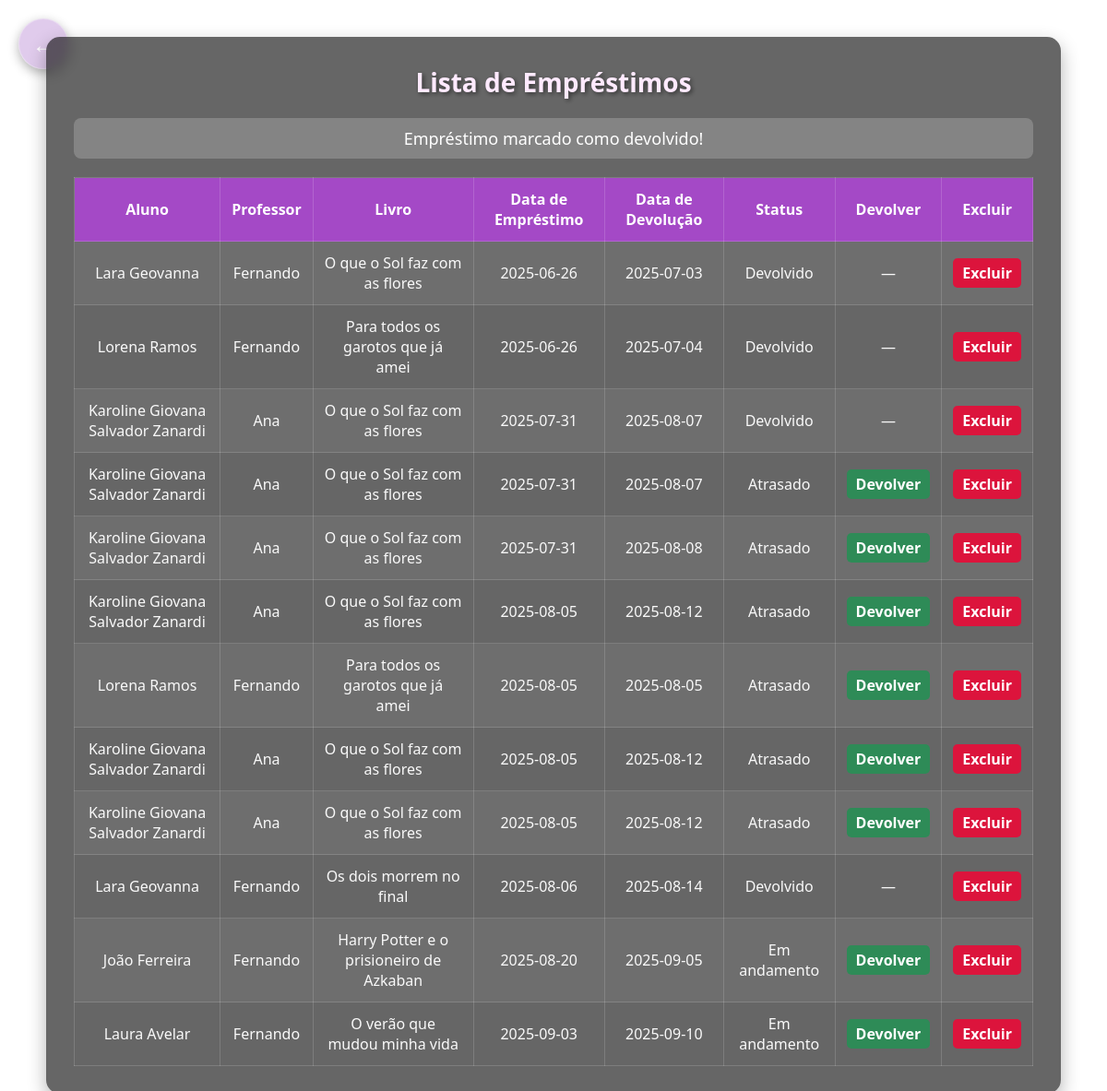
Page /ver_emprestimo.php?acao=devolver&id=18 on the committed database.
### tables this page shows
CREATE TABLE `emprestimos` (
  `id` int(11) NOT NULL,
  `aluno_id` int(11) NOT NULL,
  `professor_id` int(11) NOT NULL,
  `livro_id` int(11) NOT NULL,
  `data_emprestimo` date NOT NULL,
  `data_devolucao` date NOT NULL,
  `bimestre` tinyint(4) DEFAULT NULL CHECK (`bimestre` between 1 and 4),
  `status` tinyint(4) DEFAULT 0
);

CREATE TABLE `alunos` (
  `id` int(11) NOT NULL,
  `nome` varchar(40) NOT NULL,
  `serie` varchar(50) NOT NULL,
  `periodo` enum('manhã','tarde','noite') DEFAULT NULL,
  `email` varchar(50) NOT NULL
);

CREATE TABLE `professores` (
  `id` int(11) NOT NULL,
  `nome` varchar(40) NOT NULL,
  `cpf` varchar(11) NOT NULL,
  `senha` varchar(255) NOT NULL,
  `email` varchar(60) NOT NULL
);

CREATE TABLE `livros` (
  `id` int(11) NOT NULL,
  `titulo` varchar(50) NOT NULL,
  `autor` varchar(50) NOT NULL,
  `isbn` varchar(13) NOT NULL
);

### ver_emprestimo.php (the view, shortened to what this page needs)
<?php
include "conexao.php";
try {
  $pdo = new PDO("mysql:host=$host;dbname=$dbname", $username, $password);
  $pdo->setAttribute(PDO::ATTR_ERRMODE, PDO::ERRMODE_EXCEPTION);
  if (isset($_GET['acao']) && $_GET['acao'] == 'devolver' && isset($_GET['id'])) {
    $mensagem = "Empréstimo marcado como devolvido!";
  }
  $sql = "SELECT
                e.id AS id,
                a.nome AS al,
                p.nome AS nome,
                l.titulo AS titulo,
                MIN(e.data_emprestimo) AS data_emprestimo,
                MAX(e.data_devolucao) AS data_devolucao,
                e.status
            FROM emprestimos e
            INNER JOIN alunos a ON e.aluno_id = a.id
            INNER JOIN professores p ON e.professor_id = p.id
            INNER JOIN livros l ON e.livro_id = l.id
            GROUP BY e.id, a.nome, p.nome, l.titulo;";
  $stmt = $pdo->prepare($sql);
  $stmt->execute();
  $emprestimos = $stmt->fetchAll(PDO::FETCH_ASSOC);
} catch (PDOException $e) {
  $erro = "Erro na conexão: " . $e->getMessage();
}
?>
<!DOCTYPE html>
<html lang="pt-BR">
<head>
</head>
<body>
  <a href="informacoes_gerais.php" class="botao-voltar" title="Voltar">&#8592;</a>
  <div class="container">
    <h2>Lista de Empréstimos</h2>
    <?php if (isset($mensagem)): ?>
      <div class="mensagem"><?= htmlspecialchars($mensagem) ?></div>
    <?php elseif (isset($erro)): ?>
      <div class="mensagem" style="background: rgba(255,0,0,0.5);"><?= htmlspecialchars($erro) ?></div>
    <?php endif; ?>
    <?php if (!empty($emprestimos)): ?>
      <table>
        <tr>
          <th>Aluno</th>
          <th>Professor</th>
          <th>Livro</th>
          <th>Data de Empréstimo</th>
          <th>Data de Devolução</th>
          <th>Status</th>
          <th>Devolver</th>
          <th>Excluir</th>
        </tr>
        <?php
        $hoje = date('Y-m-d');
        foreach ($emprestimos as $emprestimo):
          $statusTexto = '';
          if ($emprestimo['status'] == 2) {
            $statusTexto = 'Devolvido';
          } else {
            if ($emprestimo['data_devolucao'] < $hoje) {
              $statusTexto = 'Atrasado';
            } else {
              $statusTexto = 'Em andamento';
            }
          }
        ?>
          <tr>
            <td><?= htmlspecialchars($emprestimo['al']) ?></td>
            <td><?= htmlspecialchars($emprestimo['nome']) ?></td>
            <td><?= htmlspecialchars($emprestimo['titulo']) ?></td>
            <td><?= htmlspecialchars($emprestimo['data_emprestimo']) ?></td>
            <td><?= htmlspecialchars($emprestimo['data_devolucao']) ?></td>
            <td><?= $statusTexto ?></td>
            <td>
              <?php if ($emprestimo['status'] != 2): ?>
                <a href="?acao=devolver&id=<?= $emprestimo['id'] ?>"
                  class="botao devolvido"
                  onclick="return confirm('Marcar como devolvido?')">Devolver</a>
              <?php else: ?>
                —
              <?php endif; ?>
            </td>
            <td>
              <a href="?acao=excluir&id=<?= $emprestimo['id'] ?>"
                class="botao excluir"
                onclick="return confirm('Tem certeza que deseja excluir este empréstimo?')">Excluir</a>
            </td>
          </tr>
        <?php endforeach; ?>
      </table>
    <?php else: ?>
      <p style="text-align:center; color:#ffd1e6;">Nenhum empréstimo encontrado.</p>
    <?php endif; ?>
  </div>
</body>
</html>

### ver_emprestimo.php (style rules this page uses)
* { box-sizing: border-box; margin: 0; padding: 0; }
body { font-family: 'Segoe UI', Tahoma, Geneva, Verdana, sans-serif; background: url('https://wallpaper.forfun.com/fetch/35/35701c7bca9f48660192464f82f3468c.jpeg') no-repeat center center fixed; background-size: cover; min-height: 100vh; display: flex; justify-content: center; align-items: center; padding: 40px 20px; color: #f9f9f9; }
.botao-voltar { position: absolute; top: 20px; left: 20px; font-size: 24px; text-decoration: none; color: #ffffff; background-color: rgba(130, 50, 180, 0.25); padding: 10px 14px; border-radius: 50%; border: 1px solid rgba(255, 255, 255, 0.3); box-shadow: 0 4px 12px rgba(0, 0, 0, 0.3); transition: all 0.3s ease; backdrop-filter: blur(5px); }
.container { background: rgba(0, 0, 0, 0.6); backdrop-filter: blur(6px); border-radius: 15px; padding: 30px; width: 100%; max-width: 1100px; box-shadow: 0 8px 20px rgba(0, 0, 0, 0.3); }
h2 { text-align: center; color: #ffeaff; font-size: 28px; margin-bottom: 20px; text-shadow: 2px 2px 5px rgba(0, 0, 0, 0.5); }
table { width: 100%; border-collapse: collapse; margin-top: 20px; }
th, td { padding: 12px; text-align: center; border: 1px solid rgba(255, 255, 255, 0.15); }
th { background-color: rgba(171, 70, 209, 0.9); color: #fff; font-weight: 600; }
tr:nth-child(even) { background-color: rgba(255, 255, 255, 0.05); }
.mensagem { text-align: center; background: rgba(255, 255, 255, 0.2); color: #fff; padding: 10px; border-radius: 8px; margin-bottom: 15px; font-size: 18px; }
a.botao { padding: 5px 10px; border-radius: 5px; text-decoration: none; color: white; font-weight: bold; }
.devolvido { background: seagreen; }
.excluir { background: crimson; }

### rows in the picture
emprestimos: aluno.nome "Lara Geovanna", professor.nome "Fernando", livro.titulo "O que o Sol faz com as flores", data_emprestimo "2025-06-26", data_devolucao "2025-07-03", status "Devolvido"
emprestimos: aluno.nome "Lorena Ramos", professor.nome "Fernando", livro.titulo "Para todos os garotos que já amei", data_emprestimo "2025-06-26", data_devolucao "2025-07-04", status "Devolvido"
emprestimos: aluno.nome "Karoline Giovana Salvador Zanardi", professor.nome "Ana", livro.titulo "O que o Sol faz com as flores", data_emprestimo "2025-07-31", data_devolucao "2025-08-07", status "Devolvido"
emprestimos: aluno.nome "Karoline Giovana Salvador Zanardi", professor.nome "Ana", livro.titulo "O que o Sol faz com as flores", data_emprestimo "2025-07-31", data_devolucao "2025-08-07", statusTexto "Atrasado"
emprestimos: aluno.nome "Karoline Giovana Salvador Zanardi", professor.nome "Ana", livro.titulo "O que o Sol faz com as flores", data_emprestimo "2025-07-31", data_devolucao "2025-08-08", statusTexto "Atrasado"
emprestimos: aluno.nome "Karoline Giovana Salvador Zanardi", professor.nome "Ana", livro.titulo "O que o Sol faz com as flores", data_emprestimo "2025-08-05", data_devolucao "2025-08-12", statusTexto "Atrasado"
emprestimos: aluno.nome "Lorena Ramos", professor.nome "Fernando", livro.titulo "Para todos os garotos que já amei", data_emprestimo "2025-08-05", data_devolucao "2025-08-05", statusTexto "Atrasado"
emprestimos: aluno.nome "Karoline Giovana Salvador Zanardi", professor.nome "Ana", livro.titulo "O que o Sol faz com as flores", data_emprestimo "2025-08-05", data_devolucao "2025-08-12", statusTexto "Atrasado"
emprestimos: aluno.nome "Karoline Giovana Salvador Zanardi", professor.nome "Ana", livro.titulo "O que o Sol faz com as flores", data_emprestimo "2025-08-05", data_devolucao "2025-08-12", statusTexto "Atrasado"
emprestimos: aluno.nome "Lara Geovanna", professor.nome "Fernando", livro.titulo "Os dois morrem no final", data_emprestimo "2025-08-06", data_devolucao "2025-08-14", status "Devolvido"
emprestimos: aluno.nome "João Ferreira", professor.nome "Fernando", livro.titulo "Harry Potter e o prisioneiro de Azkaban", data_emprestimo "2025-08-20", data_devolucao "2025-09-05", statusTexto "Em andamento"
emprestimos: aluno.nome "Laura Avelar", professor.nome "Fernando", livro.titulo "O verão que mudou minha vida", data_emprestimo "2025-09-03", data_devolucao "2025-09-10", statusTexto "Em andamento"

### other values in the picture
$mensagem "Empréstimo marcado como devolvido!"
